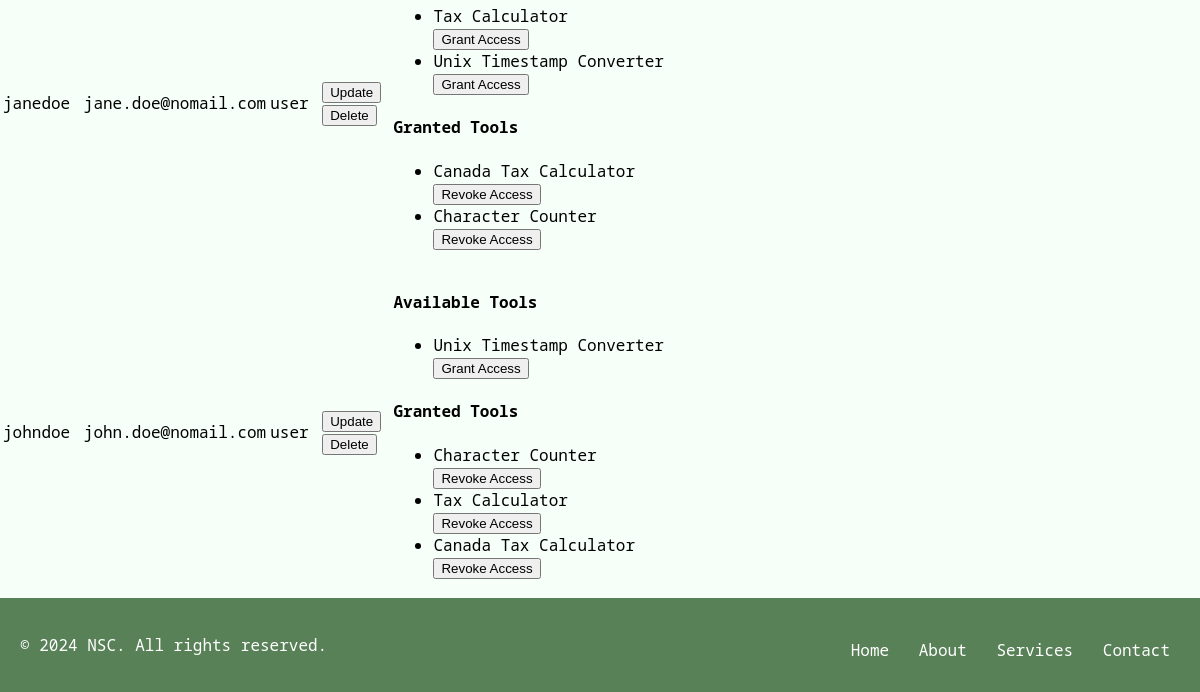
/admin_dashboard (signed in, lower part), run on an earlier commit of the app's database.
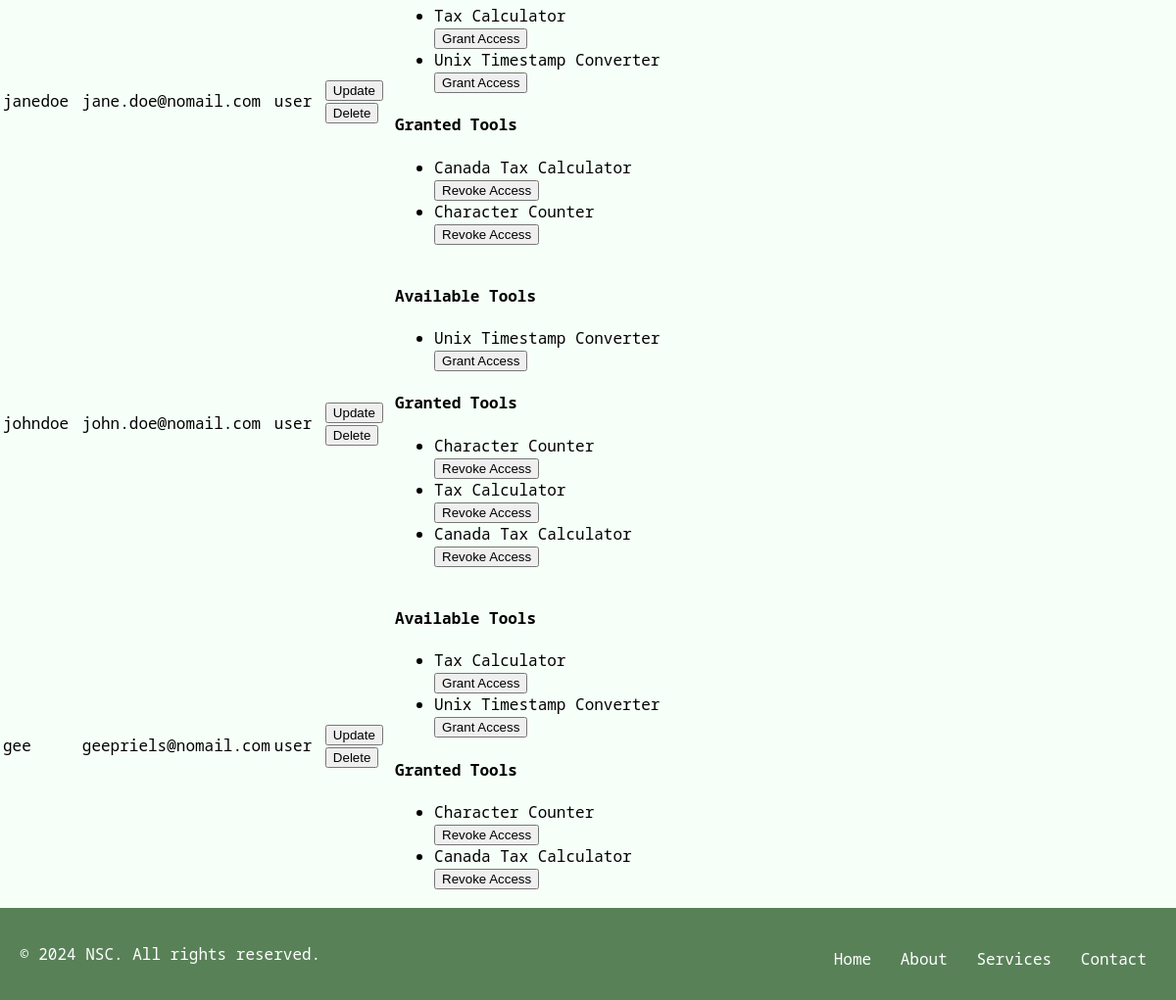
And on a later commit of the database.
### model/model.py (models this page shows, shortened)
class User(db.Model):
    __tablename__ = "users"
    id = db.Column(db.Integer, primary_key=True, autoincrement=True)
    fname = db.Column(db.String(50), nullable=False)
    lname = db.Column(db.String(50), nullable=False)
    address = db.Column(db.String(200), nullable=False)
    city = db.Column(db.String(50), nullable=False)
    state = db.Column(db.String(50), nullable=False)
    zip = db.Column(db.String(10), nullable=False)
    username = db.Column(db.String(50), unique=True, nullable=False)
    email = db.Column(db.String(100), unique=True, nullable=False)
    password = db.Column("password", db.String(128), nullable=False)
    role = db.Column(db.String(20), nullable=False)
    usage_logs = db.relationship(
        "UsageLog", back_populates="user", cascade="all, delete-orphan"
    )
    tool_access = db.relationship(
        "ToolAccess", back_populates="user", cascade="all, delete-orphan"
    )
    __mapper_args__ = {"polymorphic_identity": "user", "polymorphic_on": role}

class ToolAccess(db.Model):
    __tablename__ = "tool_access"
    id = db.Column(db.Integer, primary_key=True, autoincrement=True)
    user_id = db.Column(db.Integer, db.ForeignKey("users.id"), nullable=False)
    tool_name = db.Column(db.String(100), nullable=False)
    user = db.relationship("User", back_populates="tool_access")
    @classmethod
    def get_distinct_tool_names(cls):
        distinct_tools = [row[0] for row in db.session.query(cls.tool_name).distinct().all()]
        print("Distinct tools from database:", distinct_tools)
        return distinct_tools

### main.py (the view)
    @app.route("/admin_dashboard", methods=["GET"])
    def admin_dashboard():
        if "logged_in" in session and session.get("role") in ["admin", "super_admin"]:
            users = User.query.all()
            tools = ToolAccess.get_distinct_tool_names()
            user_tools = {user.id: [access.tool_name for access in user.tool_access] for user in users}
            return render_template("admin_dashboard.html", users=users, tools=tools, user_tools=user_tools)
        return redirect(url_for("login"))

### templates/admin_dashboard.html (shortened to what this page needs)
{% extends "base.html" %}
{% block content %}
<table>
    <tbody>
        {% for user in users %}
        {% if user.role != 'super_admin' %}
        <tr>
            <td>{{ user.username }}</td>
            <td>{{ user.email }}</td>
            <td>{{ user.role }}</td>
            <td>
                <button onclick="showUpdateForm('{{ user.id }}')">Update</button>
                <form action="{{ url_for('delete_user', user_id=user.id) }}" method="post" onsubmit="return confirm('Are you sure you want to delete this user?');">
                    <button type="submit">Delete</button>
                </form>
            </td>
            <td>
                <h4>Available Tools</h4>
                <ul>
                    {% for tool in tools %}
                    {% if tool not in user_tools[user.id] %}
                    <li>
                        {{ tool }}
                        <form action="{{ url_for('grant_tool_access') }}" method="post">
                            <button type="submit">Grant Access</button>
                        </form>
                    </li>
                    {% endif %}
                    {% endfor %}
                </ul>
                <h4>Granted Tools</h4>
                <ul>
                    {% for tool in user_tools[user.id] %}
                    <li>
                        {{ tool }}
                        <form action="{{ url_for('revoke_tool_access') }}" method="post">
                            <button type="submit">Revoke Access</button>
                        </form>
                    </li>
                    {% endfor %}
                </ul>
            </td>
        </tr>
        {% endif %}
        {% endfor %}
    </tbody>
</table>
{% endblock %}

What changed in the data, as far as the page shows it:
added User: username "gee", email "geepriels@nomail.com", role "user", tools "Tax Calculator" "Unix Timestamp Converter"
added ToolAccess: tool_name "Character Counter", shown under "gee"
added ToolAccess: tool_name "Canada Tax Calculator", shown under "gee"
